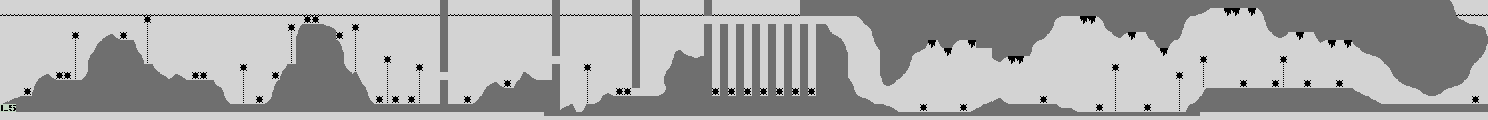

Tiled map render using the project's own tile images. Description and the map definition, with tile-layer contents summarised, below:
An orthogonal 186x15 tile map with 8x8 px tiles, 1 tile layer (Tile Layer 1).

<map version="1.0" orientation="orthogonal" width="186" height="15" tilewidth="8" tileheight="8">
 <tileset firstgid="1" name="SeaDragon" tilewidth="8" tileheight="8">
  <image source="../images/LandscapeTiles2.png" width="128" height="112" />
 </tileset>
 <layer name="Tile Layer 1" width="186" height="15">
  <data>[2790 cells, 2790 non-empty, 55 distinct tile ids]</data>
 </layer>
</map>
